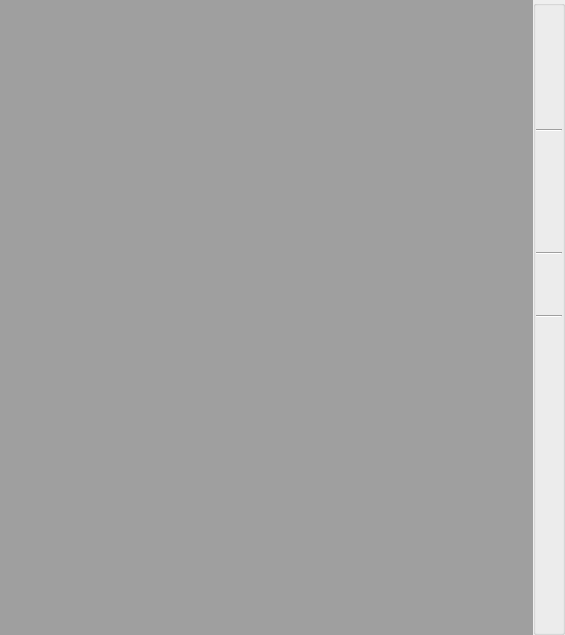
      <widget class="QWidget" name="page_mdi">
       <layout class="QHBoxLayout" name="horizontalLayout_13">
        <property name="spacing">
         <number>0</number>
        </property>
        <property name="leftMargin">
         <number>0</number>
        </property>
        <property name="topMargin">
         <number>0</number>
        </property>
        <property name="rightMargin">
         <number>0</number>
        </property>
        <property name="bottomMargin">
         <number>0</number>
        </property>
        <item>
         <widget class="QMdiArea" name="mdiArea">
          <property name="sizePolicy">
           <sizepolicy hsizetype="Expanding" vsizetype="Expanding">
            <horstretch>0</horstretch>
            <verstretch>0</verstretch>
           </sizepolicy>
          </property>
          <property name="viewMode">
           <enum>QMdiArea::SubWindowView</enum>
          </property>
         </widget>
        </item>
        <item>
         <widget class="QGroupBox" name="groupBox_2">
          <property name="minimumSize">
           <size>
            <width>32</width>
            <height>0</height>
           </size>
          </property>
          <property name="maximumSize">
           <size>
            <width>32</width>
            <height>16777215</height>
           </size>
          </property>
          <property name="title">
           <string/>
          </property>
          <layout class="QVBoxLayout" name="verticalLayout_5">
           <property name="spacing">
            <number>0</number>
           </property>
           <property name="leftMargin">
            <number>0</number>
           </property>
           <property name="topMargin">
            <number>3</number>
           </property>
           <property name="rightMargin">
            <number>0</number>
           </property>
           <property name="bottomMargin">
            <number>3</number>
           </property>
           <item>
            <widget class="QToolButton" name="BtnNodeRightDown">
             <property name="maximumSize">
              <size>
               <width>30</width>
               <height>30</height>
              </size>
             </property>
             <property name="text">
              <string/>
             </property>
             <property name="icon">
              <iconset resource="image.qrc">
               <normaloff>:/new/prefix1/image/右下角.png</normaloff>:/new/prefix1/image/右下角.png</iconset>
             </property>
             <property name="iconSize">
              <size>
               <width>32</width>
               <height>32</height>
              </size>
             </property>
             <property name="toolButtonStyle">
              <enum>Qt::ToolButtonTextUnderIcon</enum>
             </property>
             <property name="autoRaise">
              <bool>true</bool>
             </property>
            </widget>
           </item>
           <item>
            <widget class="QToolButton" name="BtnNodeLeftDown">
             <property name="maximumSize">
              <size>
               <width>30</width>
               <height>30</height>
              </size>
             </property>
             <property name="text">
              <string/>
             </property>
             <property name="icon">
              <iconset resource="image.qrc">
               <normaloff>:/new/prefix1/image/左下角.png</normaloff>:/new/prefix1/image/左下角.png</iconset>
             </property>
             <property name="iconSize">
              <size>
               <width>32</width>
               <height>32</height>
              </size>
             </property>
             <property name="toolButtonStyle">
              <enum>Qt::ToolButtonTextUnderIcon</enum>
             </property>
             <property name="autoRaise">
              <bool>true</bool>
             </property>
            </widget>
           </item>
           <item>
            <widget class="QToolButton" name="BtnNodeRightUp">
             <property name="maximumSize">
              <size>
               <width>30</width>
               <height>30</height>
              </size>
             </property>
             <property name="text">
              <string/>
             </property>
             <property name="icon">
              <iconset resource="image.qrc">
               <normaloff>:/new/prefix1/image/另存为.png</normaloff>:/new/prefix1/image/另存为.png</iconset>
             </property>
             <property name="iconSize">
              <size>
               <width>32</width>
               <height>32</height>
              </size>
             </property>
             <property name="toolButtonStyle">
              <enum>Qt::ToolButtonTextUnderIcon</enum>
             </property>
             <property name="autoRaise">
              <bool>true</bool>
             </property>
            </widget>
           </item>
           <item>
            <widget class="QToolButton" name="BtnNodeLeftUp">
             <property name="maximumSize">
              <size>
               <width>30</width>
               <height>30</height>
              </size>
             </property>
             <property name="text">
              <string/>
             </property>
             <property name="icon">
              <iconset resource="image.qrc">
               <normaloff>:/new/prefix1/image/左上角.png</normaloff>:/new/prefix1/image/左上角.png</iconset>
             </property>
             <property name="iconSize">
              <size>
               <width>32</width>
               <height>32</height>
              </size>
             </property>
             <property name="toolButtonStyle">
              <enum>Qt::ToolButtonTextUnderIcon</enum>
             </property>
             <property name="autoRaise">
              <bool>true</bool>
             </property>
            </widget>
           </item>
           <item>
            <widget class="Line" name="line">
             <property name="orientation">
              <enum>Qt::Horizontal</enum>
             </property>
            </widget>
           </item>
           <item>
            <widget class="QToolButton" name="BtnTNodeDown">
             <property name="maximumSize">
              <size>
               <width>30</width>
               <height>30</height>
              </size>
             </property>
             <property name="text">
              <string/>
             </property>
             <property name="icon">
              <iconset resource="image.qrc">
               <normaloff>:/new/prefix1/image/T节点向下.png</normaloff>:/new/prefix1/image/T节点向下.png</iconset>
             </property>
             <property name="iconSize">
              <size>
               <width>32</width>
               <height>32</height>
              </size>
             </property>
             <property name="toolButtonStyle">
              <enum>Qt::ToolButtonTextUnderIcon</enum>
             </property>
             <property name="autoRaise">
              <bool>true</bool>
             </property>
            </widget>
           </item>
           <item>
            <widget class="QToolButton" name="BtnTNodeUp">
             <property name="maximumSize">
              <size>
               <width>30</width>
               <height>30</height>
              </size>
             </property>
             <property name="text">
              <string/>
             </property>
             <property name="icon">
              <iconset resource="image.qrc">
               <normaloff>:/new/prefix1/image/T节点向上.png</normaloff>:/new/prefix1/image/T节点向上.png</iconset>
             </property>
             <property name="iconSize">
              <size>
               <width>32</width>
               <height>32</height>
              </size>
             </property>
             <property name="toolButtonStyle">
              <enum>Qt::ToolButtonTextUnderIcon</enum>
             </property>
             <property name="autoRaise">
              <bool>true</bool>
             </property>
            </widget>
           </item>
           <item>
            <widget class="QToolButton" name="BtnTNodeRight">
             <property name="maximumSize">
              <size>
               <width>30</width>
               <height>30</height>
              </size>
             </property>
             <property name="text">
              <string/>
             </property>
             <property name="icon">
              <iconset resource="image.qrc">
               <normaloff>:/new/prefix1/image/T节点向右.png</normaloff>:/new/prefix1/image/T节点向右.png</iconset>
             </property>
             <property name="iconSize">
              <size>
               <width>32</width>
               <height>32</height>
              </size>
             </property>
             <property name="toolButtonStyle">
              <enum>Qt::ToolButtonTextUnderIcon</enum>
             </property>
             <property name="autoRaise">
              <bool>true</bool>
             </property>
            </widget>
           </item>
           <item>
            <widget class="QToolButton" name="BtnTNodeLeft">
             <property name="maximumSize">
              <size>
               <width>30</width>
               <height>30</height>
              </size>
             </property>
             <property name="text">
              <string/>
             </property>
             <property name="icon">
              <iconset resource="image.qrc">
               <normaloff>:/new/prefix1/image/T节点向左.png</normaloff>:/new/prefix1/image/T节点向左.png</iconset>
             </property>
             <property name="iconSize">
              <size>
               <width>32</width>
               <height>32</height>
              </size>
             </property>
             <property name="toolButtonStyle">
              <enum>Qt::ToolButtonTextUnderIcon</enum>
             </property>
             <property name="autoRaise">
              <bool>true</bool>
             </property>
            </widget>
           </item>
           <item>
            <widget class="Line" name="line_2">
             <property name="orientation">
              <enum>Qt::Horizontal</enum>
             </property>
            </widget>
           </item>
           <item>
            <widget class="QToolButton" name="BtnTNodeTX">
             <property name="maximumSize">
              <size>
               <width>30</width>
               <height>30</height>
              </size>
             </property>
             <property name="text">
              <string/>
             </property>
             <property name="icon">
              <iconset resource="image.qrc">
               <normaloff>:/new/prefix1/image/跳线.png</normaloff>:/new/prefix1/image/跳线.png</iconset>
             </property>
             <property name="iconSize">
              <size>
               <width>32</width>
               <height>32</height>
              </size>
             </property>
             <property name="toolButtonStyle">
              <enum>Qt::ToolButtonTextUnderIcon</enum>
             </property>
             <property name="autoRaise">
              <bool>true</bool>
             </property>
            </widget>
           </item>
           <item>
            <widget class="QToolButton" name="BtnTNodeCross">
             <property name="maximumSize">
              <size>
               <width>30</width>
               <height>30</height>
              </size>
             </property>
             <property name="text">
              <string/>
             </property>
             <property name="icon">
              <iconset resource="image.qrc">
               <normaloff>:/new/prefix1/image/十字接头.png</normaloff>:/new/prefix1/image/十字接头.png</iconset>
             </property>
             <property name="iconSize">
              <size>
               <width>32</width>
               <height>32</height>
              </size>
             </property>
             <property name="toolButtonStyle">
              <enum>Qt::ToolButtonTextUnderIcon</enum>
             </property>
             <property name="autoRaise">
              <bool>true</bool>
             </property>
            </widget>
           </item>
           <item>
            <widget class="Line" name="line_3">
             <property name="orientation">
              <enum>Qt::Horizontal</enum>
             </property>
            </widget>
           </item>
           <item>
            <widget class="QToolButton" name="BtnLinkRight">
             <property name="maximumSize">
              <size>
               <width>30</width>
               <height>30</height>
              </size>
             </property>
             <property name="text">
              <string/>
             </property>
             <property name="icon">
              <iconset resource="image.qrc">
               <normaloff>:/new/prefix1/image/链接点向右.png</normaloff>:/new/prefix1/image/链接点向右.png</iconset>
             </property>
             <property name="iconSize">
              <size>
               <width>32</width>
               <height>32</height>
              </size>
             </property>
             <property name="toolButtonStyle">
              <enum>Qt::ToolButtonTextUnderIcon</enum>
             </property>
             <property name="autoRaise">
              <bool>true</bool>
             </property>
            </widget>
           </item>
           <item>
            <widget class="QToolButton" name="BtnLinkUp">
             <property name="maximumSize">
              <size>
               <width>30</width>
               <height>30</height>
              </size>
             </property>
             <property name="text">
              <string/>
             </property>
             <property name="icon">
              <iconset resource="image.qrc">
               <normaloff>:/new/prefix1/image/链接点向上.png</normaloff>:/new/prefix1/image/链接点向上.png</iconset>
             </property>
             <property name="iconSize">
              <size>
               <width>32</width>
               <height>32</height>
              </size>
             </property>
             <property name="toolButtonStyle">
              <enum>Qt::ToolButtonTextUnderIcon</enum>
             </property>
             <property name="autoRaise">
              <bool>true</bool>
             </property>
            </widget>
           </item>
           <item>
            <widget class="QToolButton" name="BtnLinkLeft">
             <property name="maximumSize">
              <size>
               <width>30</width>
               <height>30</height>
              </size>
             </property>
             <property name="text">
              <string/>
             </property>
             <property name="icon">
              <iconset resource="image.qrc">
               <normaloff>:/new/prefix1/image/链接点向左.png</normaloff>:/new/prefix1/image/链接点向左.png</iconset>
             </property>
             <property name="iconSize">
              <size>
               <width>32</width>
               <height>32</height>
              </size>
             </property>
             <property name="toolButtonStyle">
              <enum>Qt::ToolButtonTextUnderIcon</enum>
             </property>
             <property name="autoRaise">
              <bool>true</bool>
             </property>
            </widget>
           </item>
           <item>
            <widget class="QToolButton" name="BtnLinkDown">
             <property name="maximumSize">
              <size>
               <width>30</width>
               <height>30</height>
              </size>
             </property>
             <property name="text">
              <string/>
             </property>
             <property name="icon">
              <iconset resource="image.qrc">
               <normaloff>:/new/prefix1/image/链接点向下.png</normaloff>:/new/prefix1/image/链接点向下.png</iconset>
             </property>
             <property name="iconSize">
              <size>
               <width>32</width>
               <height>32</height>
              </size>
             </property>
             <property name="toolButtonStyle">
              <enum>Qt::ToolButtonTextUnderIcon</enum>
             </property>
             <property name="autoRaise">
              <bool>true</bool>
             </property>
            </widget>
           </item>
           <item>
            <spacer name="verticalSpacer">
             <property name="orientation">
              <enum>Qt::Vertical</enum>
             </property>
             <property name="sizeHint" stdset="0">
              <size>
               <width>20</width>
               <height>191</height>
              </size>
             </property>
            </spacer>
           </item>
          </layout>
         </widget>
        </item>
       </layout>
      </widget>
